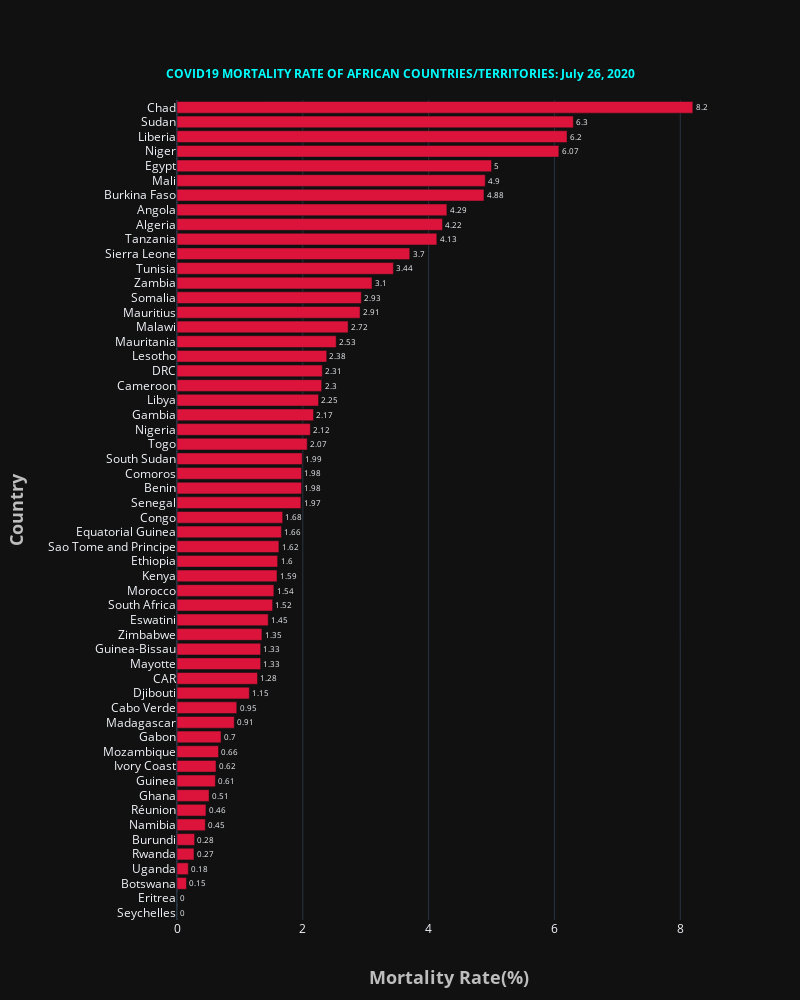

Notebook cell for this chart:
### Code cell
fig = go.Figure()

fig.add_trace(go.Bar(y = african_mortality100['Country_Other'][::-1],x=african_mortality100['Mortality_Rate'][::-1],
                     text=african_mortality100['Mortality_Rate'][::-1],textposition='outside',name = "Afria",marker_color='Crimson',orientation='h',                  
))
fig.update_layout(
    template='plotly_dark',
    title={
        'text': '<b>COVID19 MORTALITY RATE OF AFRICAN COUNTRIES/TERRITORIES: ' + date_string +'</b>',
        'y':0.93,
        'x':0.5,
        'xanchor': 'center',
        'yanchor': 'top',
        'font_color':'Cyan',
        'font_size':12},
    xaxis=dict(title='<b>Mortality Rate(%)</b>',titlefont_size=18, titlefont=dict(color='#BDBDBD')),
    yaxis=dict(title='<b>Country</b>',titlefont_size=18, tickprefix="      ", titlefont=dict(color='#BDBDBD')),
    autosize=False,
    width=800,
    height=1000,     
)

fig.show()

### Figure 1 — Plotly figure (JSON) as saved in the notebook; plotly's stock layout.template omitted (floating-point values rounded to 4 significant figures)
{"data": [{"marker": {"color": "Crimson"}, "name": "Afria", "orientation": "h", "text": [0, 0, 0.15, 0.18, 0.27, 0.28, 0.45, 0.46, 0.51, 0.61, 0.62, 0.66, 0.7, 0.91, 0.95, 1.15, 1.28, 1.33, 1.33, 1.35, 1.45, 1.52, 1.54, 1.59, 1.6, 1.62, 1.66, 1.68, 1.97, 1.98, 1.98, 1.99, 2.07, 2.12, 2.17, 2.25, 2.3, 2.31, 2.38, 2.53, 2.72, 2.91, 2.93, 3.1, 3.44, 3.7, 4.13, 4.22, 4.29, 4.88, 4.9, 5, 6.07, 6.2, 6.3, 8.2], "textposition": "outside", "type": "bar", "x": [0, 0, 0.15, 0.18, 0.27, 0.28, 0.45, 0.46, 0.51, 0.61, 0.62, 0.66, 0.7, 0.91, 0.95, 1.15, 1.28, 1.33, 1.33, 1.35, 1.45, 1.52, 1.54, 1.59, 1.6, 1.62, 1.66, 1.68, 1.97, 1.98, 1.98, 1.99, 2.07, 2.12, 2.17, 2.25, 2.3, 2.31, 2.38, 2.53, 2.72, 2.91, 2.93, 3.1, 3.44, 3.7, 4.13, 4.22, 4.29, 4.88, 4.9, 5, 6.07, 6.2, 6.3, 8.2], "y": ["Seychelles", "Eritrea", "Botswana", "Uganda", "Rwanda", "Burundi", "Namibia", "Réunion", "Ghana", "Guinea", "Ivory Coast", "Mozambique", "Gabon", "Madagascar", "Cabo Verde", "Djibouti", "CAR", "Mayotte", "Guinea-Bissau", "Zimbabwe", "Eswatini", "South Africa", "Morocco", "Kenya", "Ethiopia", "Sao Tome and Principe", "Equatorial Guinea", "Congo", "Senegal", "Benin", "Comoros", "South Sudan", "Togo", "Nigeria", "Gambia", "Libya", "Cameroon", "DRC", "Lesotho", "Mauritania", "Malawi", "Mauritius", "Somalia", "Zambia", "Tunisia", "Sierra Leone", "Tanzania", "Algeria", "Angola", "Burkina Faso", "Mali", "Egypt", "Niger", "Liberia", "Sudan", "Chad"]}], "layout": {"autosize": false, "height": 1000, "title": {"font": {"color": "Cyan", "size": 12}, "text": "<b>COVID19 MORTALITY RATE OF AFRICAN COUNTRIES/TERRITORIES: July 26, 2020</b>", "x": 0.5, "xanchor": "center", "y": 0.93, "yanchor": "top"}, "width": 800, "xaxis": {"title": {"font": {"color": "#BDBDBD", "size": 18}, "text": "<b>Mortality Rate(%)</b>"}}, "yaxis": {"tickprefix": "      ", "title": {"font": {"color": "#BDBDBD", "size": 18}, "text": "<b>Country</b>"}}}}
